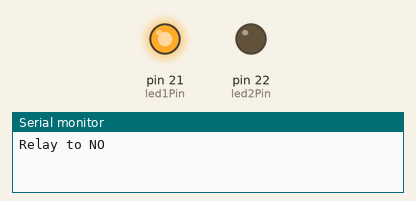
A sketch run on a simulated Arduino Mega 2560, built with avr-gcc and run on an emulated ATmega2560. Shown: output pins drawn as LEDs (lit = HIGH), the last lines printed to the serial monitor.

Above: at 0.2 s.
At 2.2 s:
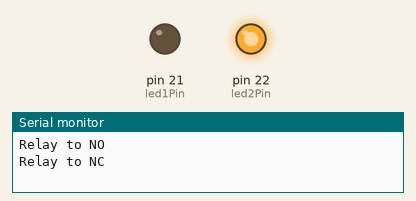
At 3.2 s:
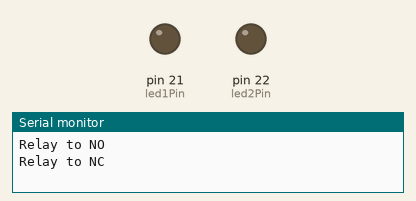
Timing chart, 0 to 5.2 s (numbered marks = the images above):
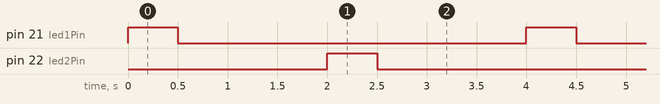

Measured:
- by itself, pin 21 (led1Pin), pin 22 (led2Pin): alternates HIGH for 0.50 s and LOW for 3.5 s, 6 changes in all, then stays LOW
- by itself, everything shown: repeats every 4.0 s, in 4 steps

The sketch:

SingleRelayTest.ino
```cpp
//
// Brought to Teensy-wells v1.0.0 on Wed May 05 2026 by APM
//
// @developers: Adam Micolich
//
// Basic algorithm for testing one specific control relays.
// It will flip the relay to NO, pause, then flip the relay to NC (default).
// Has no interaction with PyNE-wells code, it's purely for hardware test, and should be used with the Teensy in the MuxBox.
//
// APM 08MAY26 -- Need to fix GPIO map in future instance when I fix the BC847 issue on the MuxBox PCB.

int led1Pin = 21; // Gate Ext
int led2Pin = 22; // Gate Int (def)

// GPIO Mapping for V1 of Gen6 box
// Bias Words (def) = 13; Bias Bits = 14; Word Off (def) = 15; Word On = 16; Bit Off (def) = 17; Bit On = 18; +5V GND (def) = 19; +5V Active = 20;
// Source Int (def) = 21; Source Ext = 22; Drain Int (def) = 23; Drain Ext = 24; Hold Int (def) = 25; Hold Ext = 26; Gate Int (def) = 27; Gate Ext = 28;
// V1-Inv (def) = 29; V1-NonInv = 30; V2-Inv (def) = 31; V2-NonInv = 32; I1-Lo (def) = 33; I1-Hi = 34; I2-Lo (def) = 35; I2-Hi = 36;
// I1-TIA (def) = 37, I1-CSA = 38, I2-TIA (def) = 39; I2-CSA = 40.
//
// GPIO Mapping as designed for Gen6 Box (will end up here on V2 boards)
// Bias Bits = 13; Bias Words (def) = 14; Word On = 15; Word Off (def) = 16; Bit On = 17; Bit Off (def) = 18; +5V Active = 19; +5V GND (def) = 20;
// Source Ext = 21; Source Int (def) = 22; Drain Ext = 23; Drain Int (def) = 24; Hold Ext = 25; Hold Int (def) = 26; Gate Ext = 27; Gate Int (def) = 28;
// V1-NonInv = 29; V1-Inv (def) = 30; V2-NonInv = 31; V2-Inv (def) = 32; I1-Hi = 33; I1-Lo (def) = 34; I2-Hi = 35; I2-Lo (def) = 36;
// I1-CSA = 37; I1-TIA (def) = 38; I2-CSA = 39; I2-TIA (def) = 40.

int wait1 = 500;
int wait2 = 1500;
int count = 3; // Number of times to switch the relay
int counter = 0;
bool hasRun = false;

void setup() {
  Serial.begin(9600);
  // initialize the digital pins as outputs
  pinMode(led1Pin,OUTPUT);
  pinMode(led2Pin,OUTPUT);
}

void loop() {
  if (!hasRun)  {
    Serial.println("Relay to NO");
    digitalWrite(led1Pin,HIGH);
    delay(wait1);
    digitalWrite(led1Pin,LOW);
    delay(wait2);

    Serial.println("Relay to NC");
    digitalWrite(led2Pin,HIGH);
    delay(wait1);
    digitalWrite(led2Pin,LOW);
    delay(wait2);

    counter++;

    if (counter >= count){
      hasRun = true;
    }
  }
}
```
